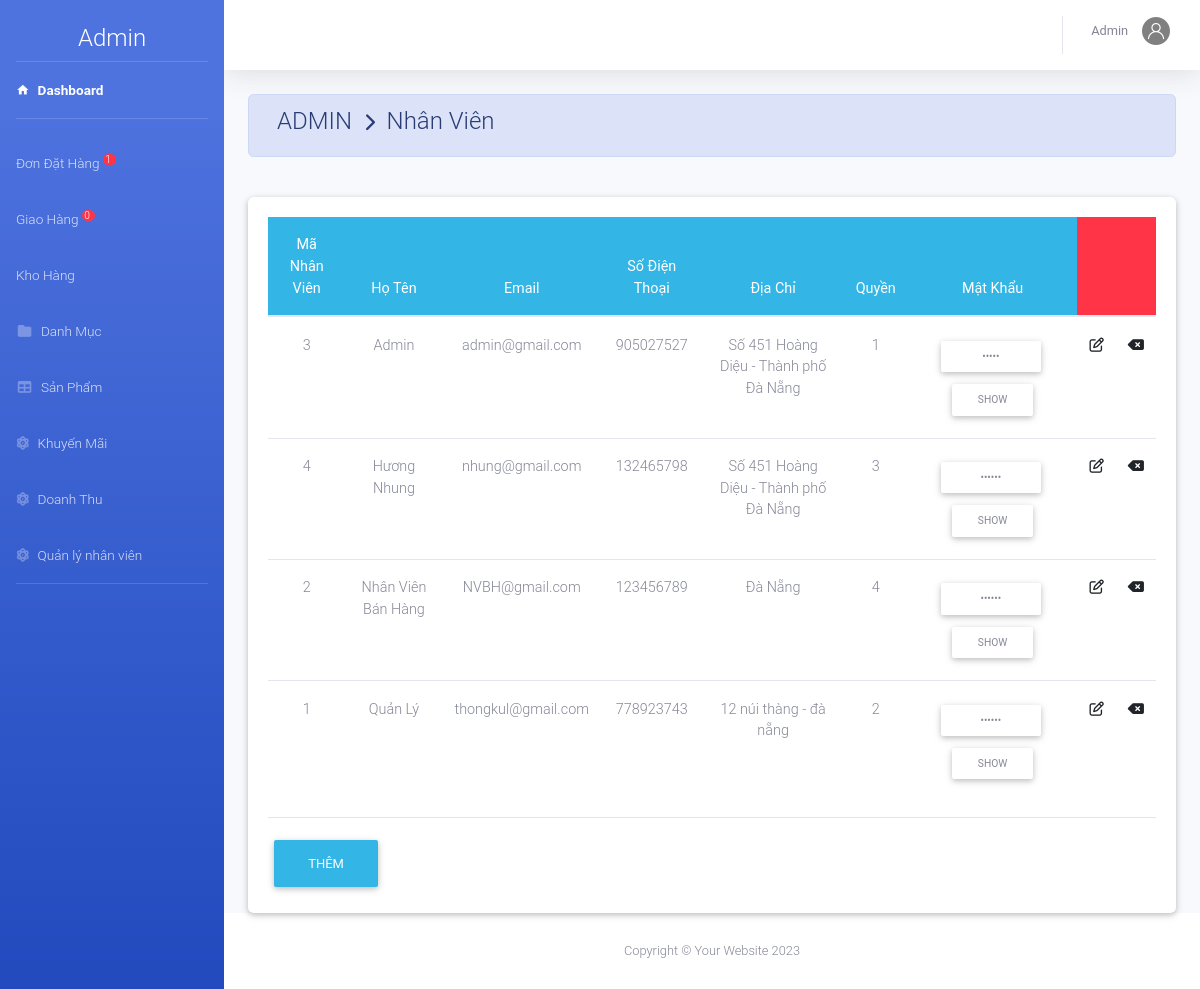
The page /Xiny-20240229T132948Z-001/Xiny/admin/index.php?action=nhanvien (signed in) on the database its author committed.
### tables this page shows
CREATE TABLE `nhanvien` (
  `MaNV` int(11) NOT NULL,
  `TenNV` varchar(50) NOT NULL,
  `Email` varchar(50) NOT NULL,
  `SDT` int(12) NOT NULL,
  `DiaChi` text NOT NULL,
  `MatKhau` varchar(50) NOT NULL,
  `Quyen` int(20) NOT NULL
);

### Xiny-20240229T132948Z-001/Xiny/admin/nhanvien/danhsach.php (the view, shortened to what this page needs)
<?php
	$sql="select *from nhanvien";
	$rs=mysqli_query($conn,$sql);
 ?>
<div class="container-fluid">
    <div class=" alert alert-primary">
        <h4 class="page-title">
             ADMIN &#160;<i class="fas fa-chevron-right" style="font-size: 18px"></i>&#160; Nhân Viên
        </h4>
    </div><br>
    <div class="card">
        <div class="card-body">
            <table class="table table-hover m-auto text-center" style="font-size: 13px;">
                <thead class="badge-info">
                    <tr>
                        <th>Mã Nhân Viên</th>
                        <th>Họ Tên</th>
                        <th>Email</th>
                        <th>Số Điện Thoại</th>
                        <th>Địa Chỉ</th>
                        <th>Quyền</th>
                        <th>Mật Khẩu</th>
                        <th colspan="2" class="badge-danger"></th>
                    </tr>
                </thead>
                <tbody>
                    <?php $so=0;
				 while ($row=mysqli_fetch_array($rs)) { ?>
                    <tr>
                        <td><?php echo $row['MaNV']; ?></td>
                        <td><?php echo $row['TenNV']; ?></td>
                        <td><?php echo $row['Email']; ?></td>
                        <td><?php echo $row['SDT']; ?></td>
                        <td><?php echo $row['DiaChi']; ?></td>
                        <td><?php echo $row['Quyen']; ?></td>
                        <td><input type="password" readonly class="btn btn-sm bt"
                                value="<?php echo $row['MatKhau']; ?>"></td>
                        <td><a href="index.php?action=nhanvien&view=sua&manv=<?php echo $row['MaNV']; ?>"><i
                                    class="far fa-edit"></i></a></td>
                        <td><a href="nhanvien/xuly.php?xoa&manv=<?php echo $row['MaNV']; ?>"><i
                                    class="fas fa-backspace"></i></a></td>
                    </tr>
                    <?php	} ?>
                </tbody>
            </table>
            <hr>
            <div class="m-auto">
                <a href="?action=nhanvien&view=them"><button class="btn btn-info" type="button">Thêm</button></a>
            </div>
        </div>
    </div>
</div>

### Xiny-20240229T132948Z-001/Xiny/admin/nhanvien/danhsach.php (style rules this page uses)
.bt { width: 100px; font-size: 0.85em; }

### rows shown on the page
nhanvien: MaNV "3", TenNV "Admin", Email "admin@gmail.com", SDT "905027527", DiaChi "Số 451 Hoàng Diệu - Thành phố Đà Nẵng", Quyen "1"
nhanvien: MaNV "4", TenNV "Hương Nhung", Email "nhung@gmail.com", SDT "132465798", DiaChi "Số 451 Hoàng Diệu - Thành phố Đà Nẵng", Quyen "3"
nhanvien: MaNV "2", TenNV "Nhân Viên Bán Hàng", Email "NVBH@gmail.com", SDT "123456789", DiaChi "Đà Nẵng", Quyen "4"
nhanvien: MaNV "1", TenNV "Quản Lý", Email "thongkul@gmail.com", SDT "778923743", DiaChi "12 núi thàng - đà nẵng", Quyen "2"

### other values the page prints
$dem "1"
$dem "0"
$nv['TenNV'] "Admin"
